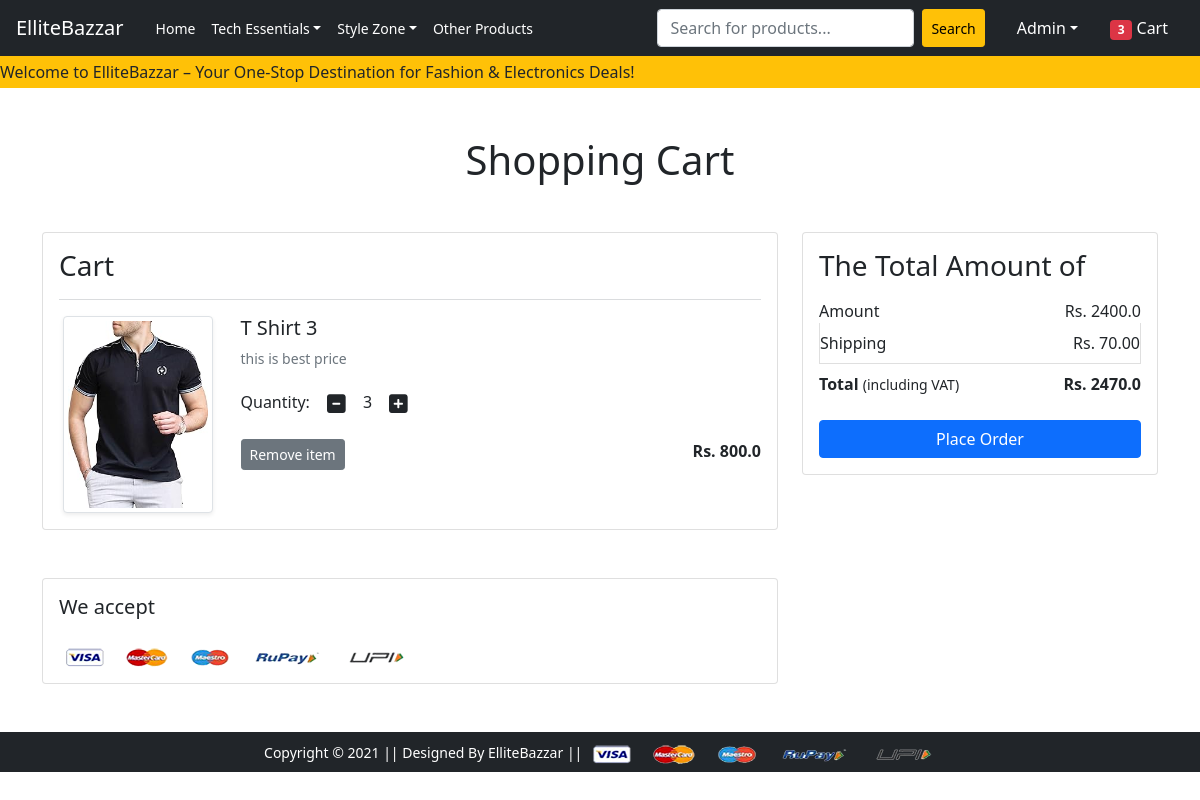
The app's page /cart/ (signed in), older data.
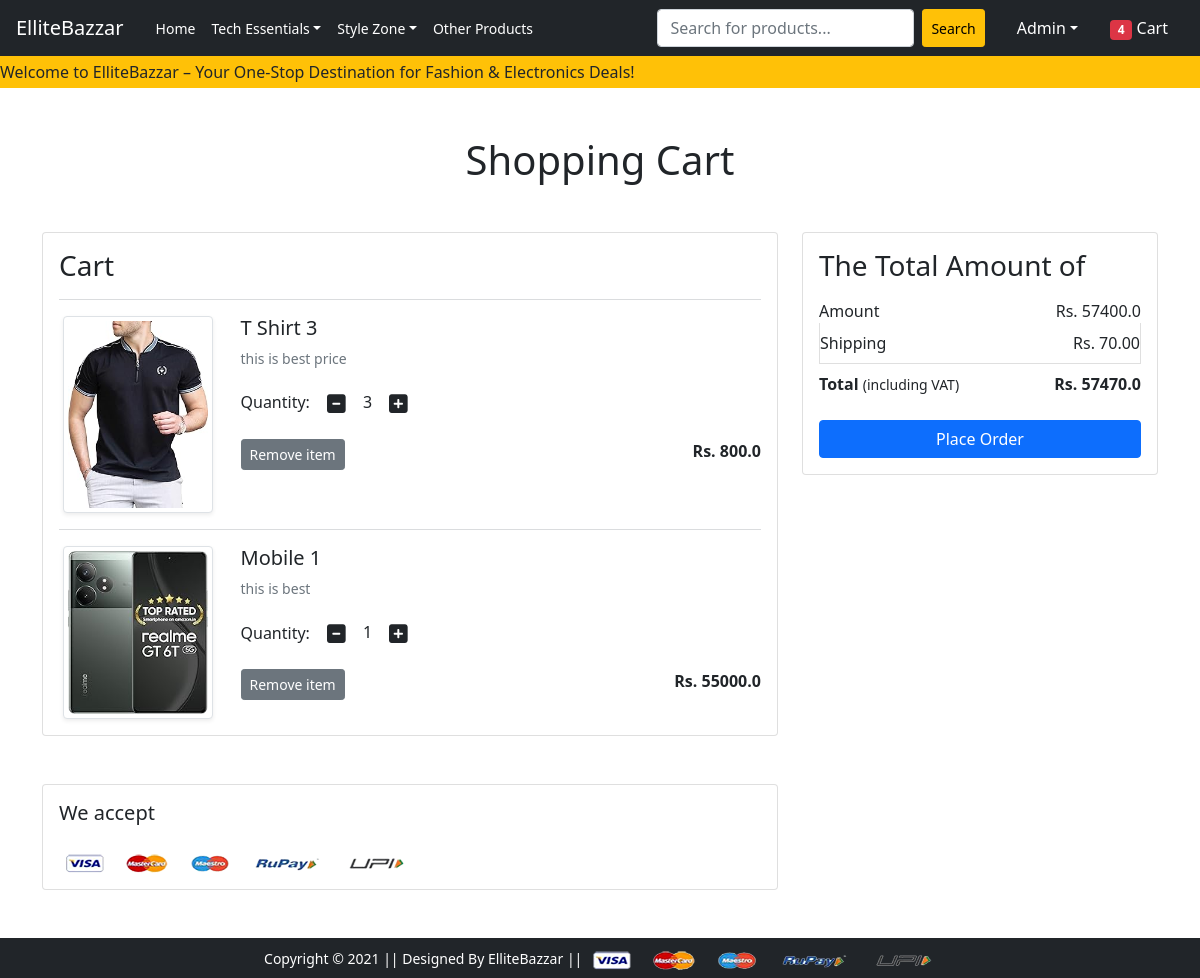
The same page, newer data.
### app/models.py (models this page shows, shortened)
class Cart(models.Model):
     user= models.ForeignKey(User,on_delete=models.CASCADE)
     product=models.ForeignKey(Product,on_delete=models.CASCADE)
     quantity = models.PositiveIntegerField(default=1)
     def __str__(self):
          return str(self.id)

class Product(models.Model):
     title= models.CharField(max_length=100)
     selling_price= models.FloatField()
     discounted_price=models.FloatField()
     description = models.TextField()
     brand= models.CharField(max_length=100)
     category=models.CharField(choices=CATEGORY_CHOICES,max_length=18)
     product_image = models.ImageField(upload_to='productimg')

### app/views.py (the view)
# urls.py: path('cart/', views.show_cart, name='showcart'),
@login_required
def show_cart(request):
    user= request.user
    carts = Cart.objects.filter(user=user)
    print(carts)
    amount=0.0
    shipping_amount = 70.0
    total_amount = 0.0
    cart_product=[p for p in Cart.objects.all() if p.user==user]
    print(cart_product)
    if cart_product:
      for p in cart_product:
        tempamount=(p.quantity * p.product.discounted_price)
        amount+=tempamount;
        total_amount=amount + shipping_amount
    print("Total amount",amount,total_amount)
    return render(request,'app/addtocart.html',{'carts':carts,'totalamount':total_amount,'amount':amount})

### app/context_processors.py (called while the page is built)
def cart_total(request):
    if request.user.is_authenticated:
        totalitem = Cart.objects.filter(user=request.user).aggregate(total_quantity=Sum('quantity'))['total_quantity'] or 0
        print("here total item is: ", totalitem)
    else:
        totalitem = 0
    return {'totalitems': totalitem}

### app/templates/app/addtocart.html (shortened to what this page needs)
{% extends 'app/base.html' %}
{% load static %}
{% block main-content %}
<div class="container my-5">
 <div class="row">
  <h1 class="text-center mb-5">Shopping Cart</h1>
  <div class="col-sm-8">
  <div class="card">
   <div class="card-body">
    <h3>Cart</h3>
    {% for cart in carts %}
  <hr class="text-muted">
    <div class="row">
     <div class="col-sm-3 text-center align-self-center">
      <img src="{{cart.product.product_image.url}}" alt="" srcset="" class="img-fluid img-thumbnail shadow-sm" height="150" width="150"> </div>
     <div class="col-sm-9">
      <div>
       <h5>{{cart.product.title}}</h5>
       <p class="mb-2 text-muted small">{{cart.product.description}}</p>
       <div class="my-3">
        <label for="quantity">Quantity: </label>
        <a class="minus-cart btn" pid="{{cart.product.id}}">
          <i class="fas fa-minus-square fa-lg"></i></a>
          <span id="quantity">{{cart.quantity}}</span>
        <a class="plus-cart btn" pid="{{cart.product.id}}"><i class="fas fa-plus-square fa-lg"></i></a>
       </div>
       <div class="d-flex justify-content-between">
        <a href="#" class="remove-cart btn btn-sm btn-secondary mr-3" pid="{{cart.product.id}}">Remove item </a>
        <p class="mb-0"><span><strong>Rs. {{cart.product.discounted_price}}</strong></span></p>
       </div>
      </div>
     </div>
    </div>
    {% endfor %}
   </div>
   </div>
  </div>
  <div class="col-sm-4">
   <div class="card">
    <div class="card-body">
      <h3>The Total Amount of</h3>
      <ul class="list-group">
       <li class="list-group-item d-flex justify-content-between align-items-center border-0 px-0 pb-0">
        Amount<span>Rs. <span id="amount">{{amount}}</span></span></li>
       <li class="list-group-item d-flex justify-content-between align-items-center px-0">
        Shipping<span>Rs. 70.00</span></li>
       <li class="list-group-item d-flex justify-content-between align-items-center border-0 px-0 mb-3">
        <div>
           <strong>Total</strong> <small>(including VAT)</small>
         </div>
         <span><strong>Rs. <strong id="totalamount"> {{totalamount}}</strong></strong></span>
       </li>
      </ul>
      <div class="d-grid"><a href="{% url 'checkout' %}" class="btn btn-primary">Place Order</a></div>
    </div>
   </div>
  </div>
 </div>
</div>
<div class="container">
 <div class="row">
  <div class="col-sm-8">
   <div class="card">
    <div class="card-body">
      <h5 class="mb-4">We accept</h5>
      <img src="{% static 'app/images/payment.png' %}" alt="" class="img-fluid">
    </div>
  </div>
  </div>
 </div>
</div>
{% endblock main-content %}

### app/templates/app/base.html (shortened to what this page needs)
<!doctype html>
{% load static %}
<html lang="en">
  <head>
    <link rel="stylesheet" href="https://cdnjs.cloudflare.com/ajax/libs/animate.css/4.1.1/animate.min.css"/>
    <link href="https://cdn.jsdelivr.net/npm/bootstrap@5.0.0-beta1/dist/css/bootstrap.min.css" rel="stylesheet">
    <link rel="stylesheet" href="{% static 'app/css/owl.carousel.min.css' %}">
    <link rel="stylesheet" href="{% static 'app/css/all.min.css' %}">
    <link rel="stylesheet" href="{% static 'app/css/style.css' %}">
  </head>
  <body>
    <nav class="navbar navbar-expand-lg navbar-dark bg-dark px-0">
      <div class="container-fluid px-3">
        <a class="navbar-brand me-4" href="/">ElliteBazzar</a>
        <div class="collapse navbar-collapse justify-content-between" id="navbarSupportedContent">
          <ul class="navbar-nav me-auto mb-2 mb-lg-0">
            <li class="nav-item">
              <a class="nav-link active small" aria-current="page" href="/">Home</a>
            </li>
            <li class="nav-item dropdown">
              <a class="nav-link small dropdown-toggle text-white" href="#" id="electronicsDropdown" role="button"
                data-bs-toggle="dropdown" aria-expanded="false">Tech Essentials</a>
            </li>
            <li class="nav-item dropdown">
              <a class="nav-link small dropdown-toggle text-white" href="#" id="fashionDropdown" role="button"
                data-bs-toggle="dropdown" aria-expanded="false">Style Zone</a>
            </li>
            <li class="nav-item">
              <a class="nav-link active small" href="{% url 'other' %}">Other Products</a>
            </li>
          </ul>
          <form class="d-flex me-3" action="{% url 'search_product' %}" method="GET">
            <input class="form-control me-2" name="product_item" value="{{ query }}" type="search"
              placeholder="Search for products..." aria-label="Search">
            <button class="btn btn-warning btn-sm" type="submit">Search</button>
          </form>
          <ul class="navbar-nav mb-2 mb-lg-0">
            {% if request.user.is_authenticated %}
            <li class="nav-item dropdown mx-2">
              <a class="nav-link dropdown-toggle text-white" href="#" id="profileDropdown" role="button"
                data-bs-toggle="dropdown" aria-expanded="false">{{ request.user.username|capfirst }}</a>
            </li>
            <li class="nav-item mx-2">
              <a href="{% url 'showcart' %}" class="nav-link text-white">
                <span class="badge bg-danger" id="cart-count">{{ totalitems }}</span> Cart
              </a>
            </li>
            {% endif %}
          </ul>
        </div>
      </div>
    </nav>
    <div class="bg-warning text-dark py-1">
      <marquee behavior="scroll" direction="left" scrollamount="6">
        Welcome to ElliteBazzar – Your One-Stop Destination for Fashion & Electronics Deals!
      </marquee>
    </div>
    {% block main-content %}{% endblock main-content %}
    <footer class="container-fluid bg-dark text-center p-2 mt-5">
        <small class="text-white">Copyright &copy; 2021 || Designed By ElliteBazzar || </small>
        <img src="{% static 'app/images/payment.png' %}" alt="" srcset="" class="img-fluid" height="2px">
    </footer>
  </body>
</html>

Row changes from the older to the newer data that the page shows:
added Cart: product.product_image (picture), product "Mobile 1", product.description "this is best", quantity "1", product.discounted_price "55000.0"
Text that changed along with them:
{{ totalitems }}: "3" → "4"
{{ amount }}: "2400.0" → "57400.0"
{{ totalamount }}: "2470.0" → "57470.0"
